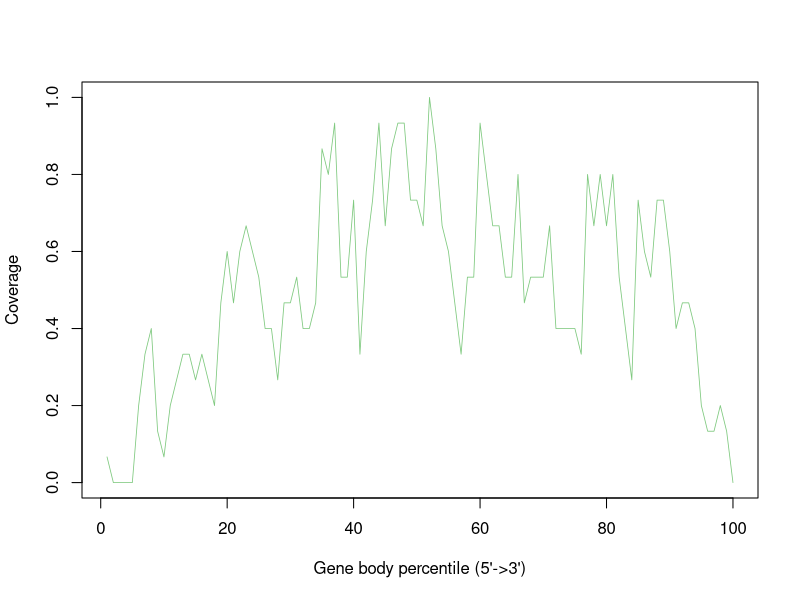

Reproduce this figure in R.
GSM4486073_Aligned.sortedByCoord_sorted.out <- c(0.06666666666666667,0.0,0.0,0.0,0.0,0.2,0.3333333333333333,0.4,0.13333333333333333,0.06666666666666667,0.2,0.26666666666666666,0.3333333333333333,0.3333333333333333,0.26666666666666666,0.3333333333333333,0.26666666666666666,0.2,0.4666666666666667,0.6,0.4666666666666667,0.6,0.6666666666666666,0.6,0.5333333333333333,0.4,0.4,0.26666666666666666,0.4666666666666667,0.4666666666666667,0.5333333333333333,0.4,0.4,0.4666666666666667,0.8666666666666667,0.8,0.9333333333333333,0.5333333333333333,0.5333333333333333,0.7333333333333333,0.3333333333333333,0.6,0.7333333333333333,0.9333333333333333,0.6666666666666666,0.8666666666666667,0.9333333333333333,0.9333333333333333,0.7333333333333333,0.7333333333333333,0.6666666666666666,1.0,0.8666666666666667,0.6666666666666666,0.6,0.4666666666666667,0.3333333333333333,0.5333333333333333,0.5333333333333333,0.9333333333333333,0.8,0.6666666666666666,0.6666666666666666,0.5333333333333333,0.5333333333333333,0.8,0.4666666666666667,0.5333333333333333,0.5333333333333333,0.5333333333333333,0.6666666666666666,0.4,0.4,0.4,0.4,0.3333333333333333,0.8,0.6666666666666666,0.8,0.6666666666666666,0.8,0.5333333333333333,0.4,0.26666666666666666,0.7333333333333333,0.6,0.5333333333333333,0.7333333333333333,0.7333333333333333,0.6,0.4,0.4666666666666667,0.4666666666666667,0.4,0.2,0.13333333333333333,0.13333333333333333,0.2,0.13333333333333333,0.0)


pdf("GSM4486073.geneBodyCoverage.curves.pdf")
x=1:100
icolor = colorRampPalette(c("#7fc97f","#beaed4","#fdc086","#ffff99","#386cb0","#f0027f"))(1)
plot(x,GSM4486073_Aligned.sortedByCoord_sorted.out,type='l',xlab="Gene body percentile (5'->3')", ylab="Coverage",lwd=0.8,col=icolor[1])
dev.off()
